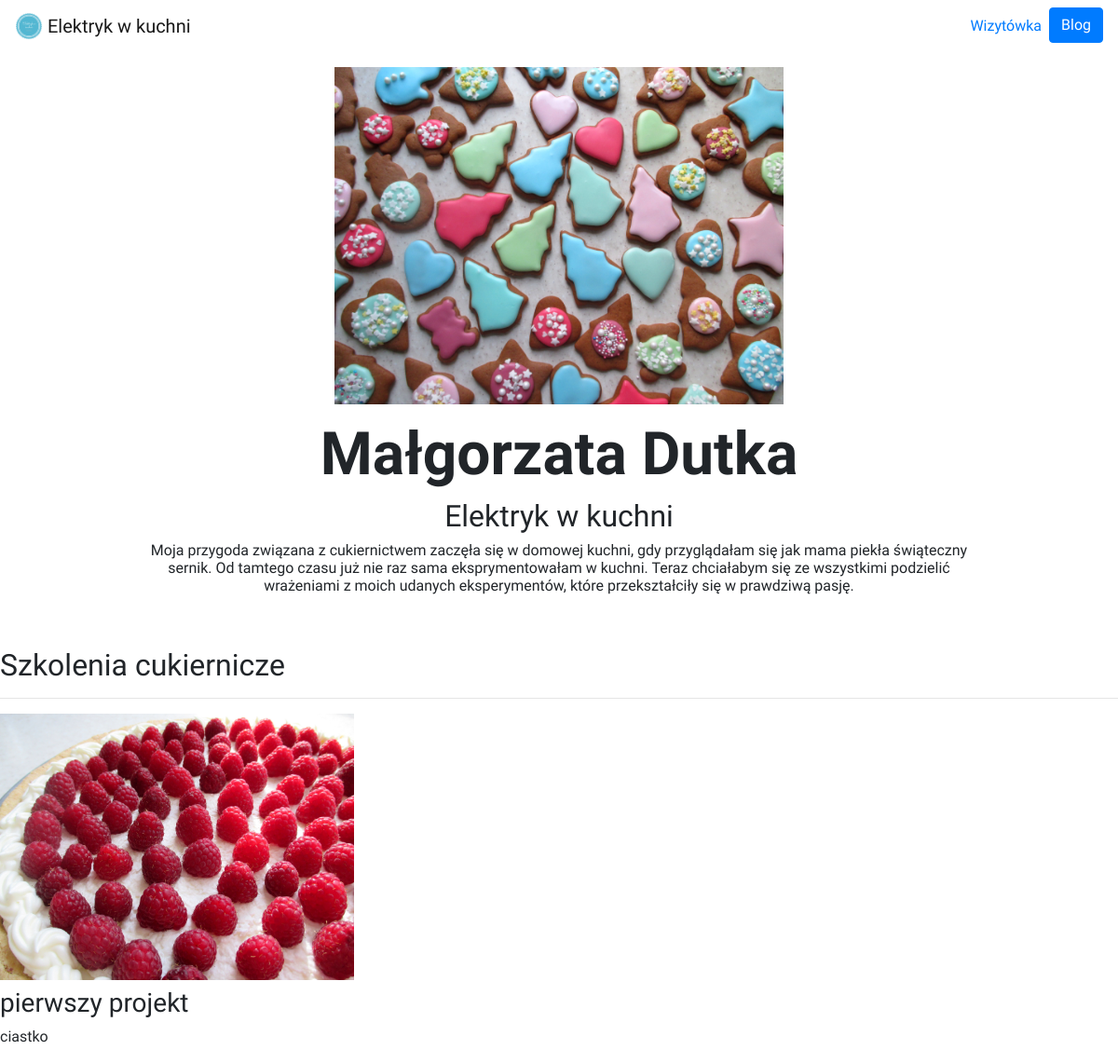
Before: / with the older database file.
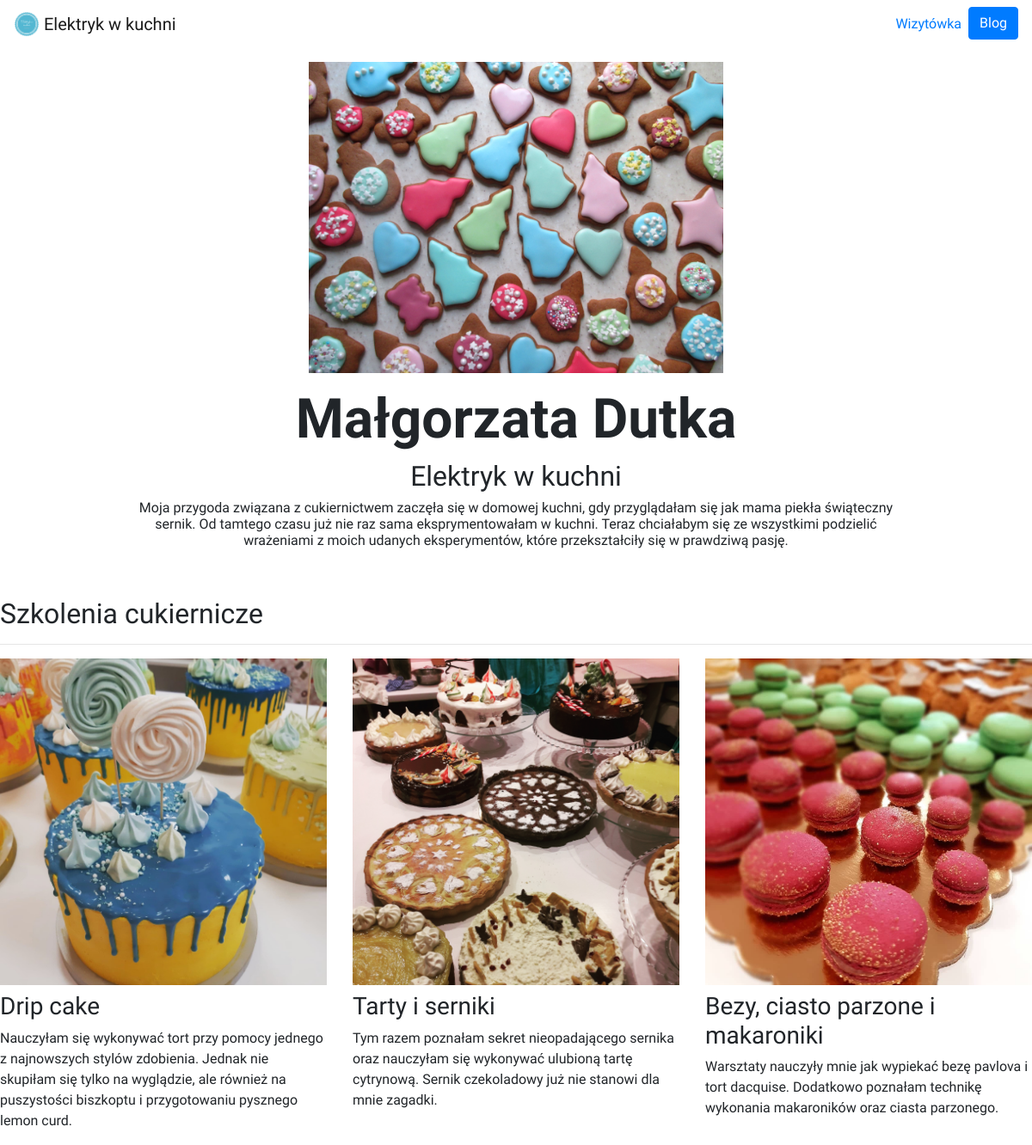
After: the same page with the newer database file.
### portfolio/models.py (models this page shows, shortened)
class Project(models.Model):
    title = models.CharField(max_length=100)
    description = models.CharField(max_length=250)
    image = models.ImageField(upload_to='portfolio/images/')
    url = models.URLField(blank=True)

### portfolio/views.py (the view)
# urls.py: 2. Add a URL to urlpatterns:  path('', views.home, name='home')
def home(request):
    projects = Project.objects.all()
    return render(request, 'portfolio/home.html', {'projects':projects})

### portfolio/templates/portfolio/home.html
{% extends 'portfolio/base.html' %}
{% block content %}
	{% load static %}
<div class="row justify-content-center my-3">
  <div class="col-5">
    <img src="{% static 'portfolio/15pierniki.jpg' %}" width=100%>
  </div>
</div>
	<div class="row justify-content-center mb-3">
  <div class="col-md-9 text-center">
    <h2 id="hometext" class="font-weight-bold">Małgorzata Dutka</h2>
    <h2 id="opis" >Elektryk w kuchni</h2>
    <h2 id="opis2" >Moja przygoda związana z cukiernictwem zaczęła się w domowej kuchni, gdy przyglądałam się jak mama piekła świąteczny sernik. Od tamtego czasu już nie raz sama eksprymentowałam w kuchni. Teraz chciałabym się ze wszystkimi podzielić wrażeniami z moich udanych eksperymentów, które przekształciły się w prawdziwą pasję.</h2>
  </div>
</div>
<h2 class="mt-5">Szkolenia cukiernicze</h2>
<hr>
<div class="row">
  {% for project in projects %}
  <div class="col-lg-4 col-md-6">
    {% if project.url %}
    <a href="{{ project.url }}">
      <img src="{{ project.image.url }}" class="img-fluid mb-2">
    </a>
    {% else %}
    <img src="{{ project.image.url }}" class="img-fluid mb-2">
    {% endif %}
    <h3>{{ project.title }}</h3>
    <p>{{ project.description }}</p>
  </div>
   {% endfor %}
</div>
{% endblock %}

### portfolio/templates/portfolio/base.html (shortened to what this page needs)
{% load static %}
<!doctype html>
<html lang="en">
  <head>
    <link rel="stylesheet" href="https://stackpath.bootstrapcdn.com/bootstrap/4.5.0/css/bootstrap.min.css">
    <link rel="stylesheet" href="{% static "portfolio/custom.css" %}">
  </head>
  <body>
<nav class="navbar navbar-expand-md navbar-light">
  <a class="navbar-brand" href="{% url 'home' %}"><img src="{% static "portfolio/logo.png" %}" width="30" height="30" class="d-inline-block align-top">
    <span>Elektryk w kuchni</span></a>
  <div class="collapse navbar-collapse text-center" id="navbarNav">
    <ul class="navbar-nav ml-auto">
      <li class="nav-link">
        <a href="{% static 'portfolio/card.pdf' %}">Wizytówka</a>
      </li>
      <li class="nav-item">
        <a role="button" href="{% url 'blog:all_blogs' %}" class="btn btn-primary">Blog</a>
      </li>
  </div>
</nav>
{% block content %}{% endblock %}
  </body>
</html>

### portfolio/static/portfolio/custom.css (style rules this page uses)
.navbar-nav .nav-link { color: rgba(0,0,0,1) !important; }
body { font-family: 'Sora', sans-serif; }
#opis { font-size: 2rem; }
#opis2 { font-size: 1rem; }
@media (min-width: 992px) { #hometext { font-size: 4rem; } }

Changed rows visible on the page:
removed Project: image (picture), title "pierwszy projekt", description "ciastko"
added Project: image (picture), title "Drip cake", description "Nauczyłam się wykonywać tort przy pomocy jednego z najnowszych stylów zdobienia. Jednak nie skupiłam się tylko na wyglądzie, ale również na puszystości biszkoptu i przygotowaniu pysznego lemon curd."
added Project: image (picture), title "Tarty i serniki", description "Tym razem poznałam sekret nieopadającego sernika oraz nauczyłam się wykonywać ulubioną tartę cytrynową. Sernik czekoladowy już nie stanowi dla mnie zagadki."
added Project: image (picture), title "Bezy, ciasto parzone i makaroniki", description "Warsztaty nauczyły mnie jak wypiekać bezę pavlova i tort dacquise. Dodatkowo poznałam technikę wykonania makaroników oraz ciasta parzonego."
